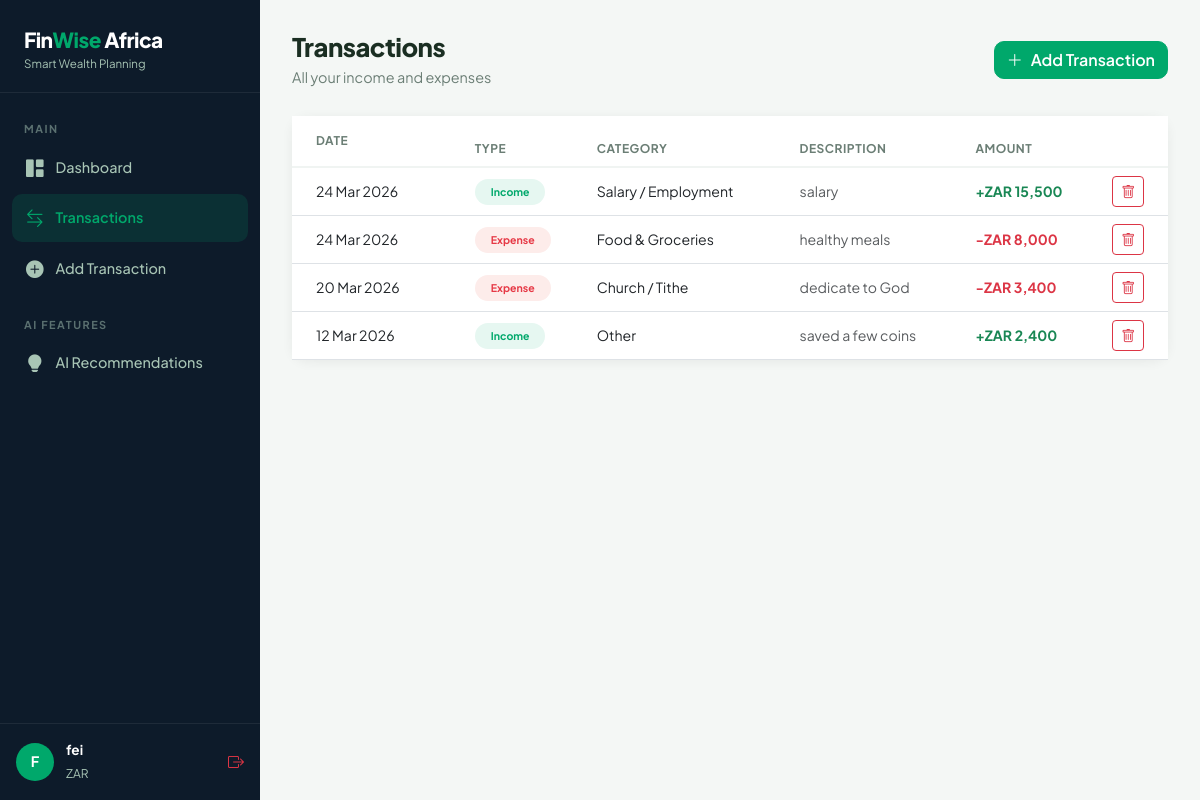
The page /transactions (signed in) on the database its author committed.
### models/user.py (models this page shows, shortened)
class User(UserMixin, db.Model):
    __tablename__ = 'users'
    id = db.Column(db.Integer, primary_key=True)
    full_name = db.Column(db.String(100), nullable=False)
    email = db.Column(db.String(120), unique=True, nullable=False)
    password_hash = db.Column(db.String(256), nullable=False)
    currency = db.Column(db.String(10), default='KES')
    monthly_income_target = db.Column(db.Float, default=0.0)
    created_at = db.Column(db.DateTime, default=db.func.now())
    transactions = db.relationship('Transaction', backref='user', lazy=True)
    savings = db.relationship('Savings', backref='user', lazy=True)

### models/transaction.py (models this page shows, shortened)
class Transaction(db.Model):
    __tablename__ = 'transactions'
    id = db.Column(db.Integer, primary_key=True)
    user_id = db.Column(db.Integer, db.ForeignKey('users.id'), nullable=False)
    type = db.Column(db.String(20), nullable=False)  # 'income' or 'expense'
    category = db.Column(db.String(50), nullable=False)
    amount = db.Column(db.Float, nullable=False)
    description = db.Column(db.String(200))
    date = db.Column(db.Date, nullable=False, default=datetime.utcnow().date)
    created_at = db.Column(db.DateTime, default=datetime.utcnow)

### routes/transactions.py (the view)
@transactions_bp.route('/transactions')
@login_required
def index():
    transactions = Transaction.query.filter_by(user_id=current_user.id)\
        .order_by(Transaction.date.desc()).all()
    return render_template('transactions/index.html', transactions=transactions)

### app.py (called while the page is built)
def create_app():
    app = Flask(__name__)
    app.config.from_object(Config)
    db.init_app(app)
    login_manager = LoginManager()
    login_manager.init_app(app)
    login_manager.login_view = 'auth.login'
    login_manager.login_message_category = 'warning'
    @login_manager.user_loader
    def load_user(user_id):
        return User.query.get(int(user_id))
    from routes.auth import auth_bp
    from routes.dashboard import dashboard_bp
    from routes.transactions import transactions_bp
    from routes.recommendations import recommendations_bp
    app.register_blueprint(auth_bp)
    app.register_blueprint(dashboard_bp)
    app.register_blueprint(transactions_bp)
    app.register_blueprint(recommendations_bp)
    @app.route('/')
    def index():
        return redirect(url_for('dashboard.index'))
    with app.app_context():
        db.create_all()
    return app

### templates/transactions/index.html (shortened to what this page needs)
{% extends 'base.html' %}
{% block content %}
<div class="page-header d-flex justify-content-between align-items-center">
    <div>
        <h2>Transactions</h2>
        <p>All your income and expenses</p>
    </div>
    <a href="{{ url_for('transactions.add') }}" class="btn btn-primary">
        <i class="bi bi-plus-lg me-2"></i>Add Transaction
    </a>
</div>
<div class="card">
    {% if transactions %}
    <div class="table-responsive">
        <table class="table mb-0">
            <thead>
                <tr>
                    <th class="px-4 py-3">Date</th>
                    <th>Type</th>
                    <th>Category</th>
                    <th>Description</th>
                    <th>Amount</th>
                    <th></th>
                </tr>
            </thead>
            <tbody>
            {% for t in transactions %}
                <tr>
                    <td class="px-4">{{ t.date.strftime('%d %b %Y') }}</td>
                    <td>
                        <span class="badge rounded-pill px-3 py-2 {{ 'badge-income' if t.type == 'income' else 'badge-expense' }}">
                            {{ t.type.title() }}
                        </span>
                    </td>
                    <td>{{ t.category }}</td>
                    <td class="text-muted">{{ t.description or '-' }}</td>
                    <td class="fw-bold {{ 'text-success' if t.type == 'income' else 'text-danger' }}">
                        {{ '+' if t.type == 'income' else '-' }}{{ current_user.currency }} {{ "{:,.0f}".format(t.amount) }}
                    </td>
                    <td>
                        <a href="{{ url_for('transactions.delete', id=t.id) }}"
                           class="btn btn-sm btn-outline-danger"
                           onclick="return confirm('Delete this transaction?')">
                            <i class="bi bi-trash"></i>
                        </a>
                    </td>
                </tr>
            {% endfor %}
            </tbody>
        </table>
    </div>
    {% endif %}
</div>
{% endblock %}

### templates/base.html (shortened to what this page needs)
<!DOCTYPE html>
<html lang="en">
<head>
    <link href="https://cdn.jsdelivr.net/npm/bootstrap@5.3.0/dist/css/bootstrap.min.css" rel="stylesheet">
    <link href="https://cdn.jsdelivr.net/npm/bootstrap-icons@1.11.0/font/bootstrap-icons.css" rel="stylesheet">
</head>
<body>
{% if current_user.is_authenticated %}
<div class="sidebar">
    <div class="sidebar-brand">
        <h4>Fin<span>Wise</span> Africa</h4>
        <small>Smart Wealth Planning</small>
    </div>
    <nav class="sidebar-nav">
        <div class="sidebar-label">Main</div>
        <a href="{{ url_for('dashboard.index') }}" class="{{ 'active' if request.endpoint == 'dashboard.index' }}">
            <i class="bi bi-grid-1x2-fill"></i> Dashboard
        </a>
        <a href="{{ url_for('transactions.index') }}" class="{{ 'active' if 'transactions' in request.endpoint }}">
            <i class="bi bi-arrow-left-right"></i> Transactions
        </a>
        <a href="{{ url_for('transactions.add') }}">
            <i class="bi bi-plus-circle-fill"></i> Add Transaction
        </a>
        <div class="sidebar-label mt-3">AI Features</div>
        <a href="{{ url_for('recommendations.index') }}" class="{{ 'active' if 'recommendations' in request.endpoint }}">
            <i class="bi bi-lightbulb-fill"></i> AI Recommendations
        </a>
    </nav>
    <div class="sidebar-user">
        <div class="user-avatar">{{ current_user.full_name[0].upper() }}</div>
        <div class="user-info">
            <strong>{{ current_user.full_name.split()[0] }}</strong>
            <small>{{ current_user.currency }}</small>
        </div>
        <a href="{{ url_for('auth.logout') }}" class="ms-auto text-danger" title="Logout">
            <i class="bi bi-box-arrow-right"></i>
        </a>
    </div>
</div>
<div class="main-content">
{% endif %}
    {% block content %}{% endblock %}
{% if current_user.is_authenticated %}
</div>
{% endif %}
</body>
</html>

### templates/base.html (style rules this page uses)
:root { --primary: #00A86B; --primary-dark: #007A4D; --primary-light: #E6F7F1; --accent: #FFB800; --danger: #E63946; --bg: #F4F7F5; --sidebar-bg: #0D1B2A; --sidebar-text: #A8C5B5; --sidebar-active: #00A86B; --card-bg: #FFFFFF; --text-main: #1A2E22; --text-muted: #6B7E75; }
* { box-sizing: border-box; }
body { font-family: 'Plus Jakarta Sans', sans-serif; background: var(--bg); color: var(--text-main); margin: 0; }
.sidebar { width: 260px; min-height: 100vh; background: var(--sidebar-bg); position: fixed; top: 0; left: 0; display: flex; flex-direction: column; padding: 0; z-index: 100; transition: all 0.3s; }
.sidebar-brand { padding: 28px 24px 20px; border-bottom: 1px solid rgba(255,255,255,0.07); }
.sidebar-brand h4 { color: #fff; font-weight: 800; font-size: 1.3rem; margin: 0; letter-spacing: -0.5px; }
.sidebar-brand span { color: var(--primary); }
.sidebar-brand small { color: var(--sidebar-text); font-size: 0.72rem; display: block; margin-top: 2px; }
.sidebar-nav { padding: 20px 12px; flex: 1; }
.sidebar-label { color: rgba(168,197,181,0.5); font-size: 0.68rem; font-weight: 700; letter-spacing: 1.5px; text-transform: uppercase; padding: 8px 12px 6px; }
.sidebar-nav a { display: flex; align-items: center; gap: 12px; padding: 11px 14px; color: var(--sidebar-text); text-decoration: none; border-radius: 10px; font-size: 0.9rem; font-weight: 500; margin-bottom: 2px; transition: all 0.2s; }
.sidebar-nav a:hover, .sidebar-nav a.active { background: rgba(0,168,107,0.15); color: #fff; }
.sidebar-nav a.active { color: var(--primary); font-weight: 600; }
.sidebar-nav a i { font-size: 1.1rem; }
.sidebar-user { padding: 16px; border-top: 1px solid rgba(255,255,255,0.07); display: flex; align-items: center; gap: 12px; }
.user-avatar { width: 38px; height: 38px; border-radius: 50%; background: var(--primary); display: flex; align-items: center; justify-content: center; color: white; font-weight: 700; font-size: 0.9rem; flex-shrink: 0; }
.user-info small { color: var(--sidebar-text); font-size: 0.75rem; }
.user-info strong { color: #fff; font-size: 0.85rem; display: block; }
.main-content { margin-left: 260px; min-height: 100vh; padding: 32px; }
.page-header { margin-bottom: 28px; }
.page-header h2 { font-weight: 800; font-size: 1.6rem; margin: 0; letter-spacing: -0.5px; }
.page-header p { color: var(--text-muted); margin: 4px 0 0; font-size: 0.9rem; }
.card { border: none; border-radius: 16px; box-shadow: 0 2px 12px rgba(0,0,0,0.06); background: var(--card-bg); }
.btn-primary { background: var(--primary); border-color: var(--primary); font-weight: 600; border-radius: 10px; }
.badge-income { background: #E6F7F1; color: #00A86B; }
.badge-expense { background: #FDECEA; color: #E63946; }
.table th { font-size: 0.75rem; font-weight: 700; text-transform: uppercase; letter-spacing: 0.5px; color: var(--text-muted); border-bottom: 2px solid #F0F4F2; }
.table td { font-size: 0.88rem; vertical-align: middle; }

### rows shown on the page
User: full_name "F", full_name "fei", currency "ZAR"
Transaction: date "24 Mar 2026", type "Income", category "Salary / Employment", description "salary", type "+", amount "15,500"
Transaction: date "24 Mar 2026", type "Expense", category "Food & Groceries", description "healthy meals", type "-", amount "8,000"
Transaction: date "20 Mar 2026", type "Expense", category "Church / Tithe", description "dedicate to God", type "-", amount "3,400"
Transaction: date "12 Mar 2026", type "Income", category "Other", description "saved a few coins", type "+", amount "2,400"
